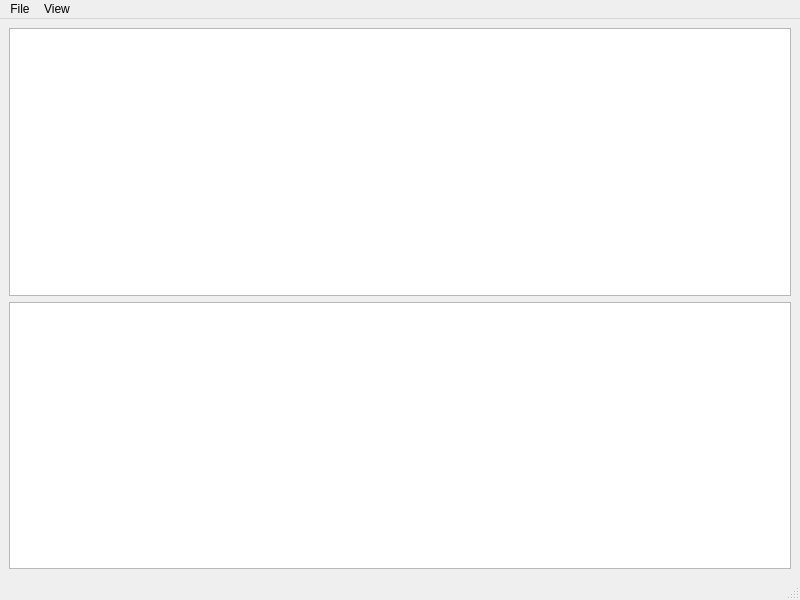
<?xml version="1.0" encoding="UTF-8"?>
<ui version="4.0">
 <class>MainWindow</class>
 <widget class="QMainWindow" name="MainWindow">
  <property name="geometry">
   <rect>
    <x>0</x>
    <y>0</y>
    <width>800</width>
    <height>600</height>
   </rect>
  </property>
  <property name="windowTitle">
   <string>Morse Code Translator</string>
  </property>
  <widget class="QWidget" name="centralwidget">
   <layout class="QVBoxLayout" name="verticalLayout">
    <item>
     <widget class="QPlainTextEdit" name="inputPlainTextEdit"/>
    </item>
    <item>
     <widget class="QPlainTextEdit" name="outputPlainTextEdit"/>
    </item>
   </layout>
  </widget>
  <widget class="QMenuBar" name="menubar">
   <property name="geometry">
    <rect>
     <x>0</x>
     <y>0</y>
     <width>800</width>
     <height>21</height>
    </rect>
   </property>
   <widget class="QMenu" name="menuFile">
    <property name="title">
     <string>File</string>
    </property>
    <addaction name="actionOpen"/>
    <addaction name="actionSave"/>
   </widget>
   <widget class="QMenu" name="menuView">
    <property name="title">
     <string>View</string>
    </property>
    <widget class="QMenu" name="menuZoom">
     <property name="title">
      <string>Zoom</string>
     </property>
     <addaction name="actionZoom_In"/>
     <addaction name="actionZoom_Out"/>
    </widget>
    <addaction name="menuZoom"/>
   </widget>
   <addaction name="menuFile"/>
   <addaction name="menuView"/>
  </widget>
  <widget class="QStatusBar" name="statusbar"/>
  <action name="actionOpen">
   <property name="icon">
    <iconset theme="document-open"/>
   </property>
   <property name="text">
    <string>Open</string>
   </property>
   <property name="shortcut">
    <string>Ctrl+O</string>
   </property>
  </action>
  <action name="actionSave">
   <property name="icon">
    <iconset theme="document-save"/>
   </property>
   <property name="text">
    <string>Save</string>
   </property>
   <property name="shortcut">
    <string>Ctrl+S</string>
   </property>
  </action>
  <action name="actionZoom_In">
   <property name="text">
    <string>Zoom In</string>
   </property>
   <property name="toolTip">
    <string>Zoom In</string>
   </property>
   <property name="shortcut">
    <string>Ctrl+=</string>
   </property>
  </action>
  <action name="actionZoom_Out">
   <property name="text">
    <string>Zoom Out</string>
   </property>
   <property name="toolTip">
    <string>Zoom Out</string>
   </property>
   <property name="shortcut">
    <string>Ctrl+-</string>
   </property>
  </action>
 </widget>
 <resources/>
 <connections/>
</ui>
